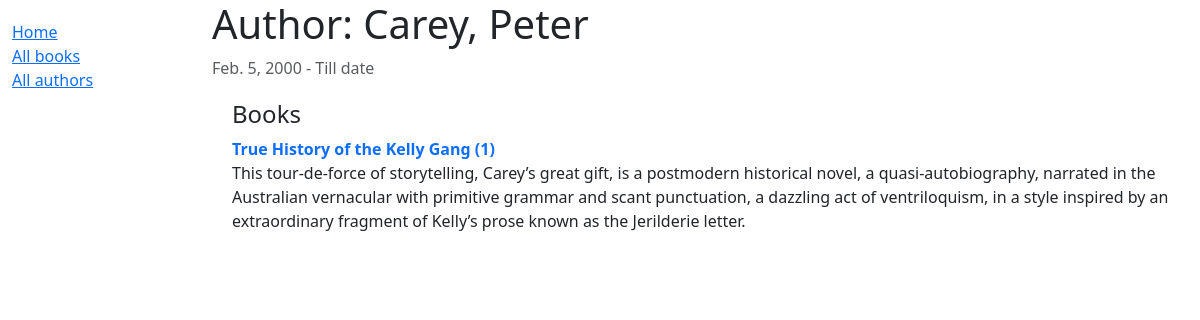
The app's page /catalog/author/1 with its own data.
### catalog/models.py (models this page shows, shortened)
class Author(models.Model):
    first_name = models.CharField(max_length=100)
    last_name = models.CharField(max_length=100)
    date_of_birth = models.DateField(null=True, blank=True)
    date_of_death = models.DateField('Died', null=True, blank=True)
    class Meta:
        ordering = ['last_name', 'first_name']
    def __str__(self):
        return f'{self.last_name}, {self.first_name}'

class Book(models.Model):
    title = models.CharField(max_length=200)
    author = models.ForeignKey('Author', on_delete=models.RESTRICT, null=True)
    summary = models.TextField(
        max_length=1000, help_text="Enter a brief description of the book")
    isbn = models.CharField('ISBN', max_length=13,
                            unique=True,
                            help_text='13 Character <a href="https://www.isbn-international.org/content/what-isbn">ISBN number </a>')
    genre = models.ManyToManyField(
        Genre, help_text="Select a genre for this book")
    language = models.ForeignKey(Language, on_delete=models.RESTRICT, null=True)
    def get_absolute_url(self):
        return reverse('book-detail', args=[str(self.id)])
    def display_genre(self):
        """Create a string for the Genre. This is required to display genre in Admin."""
        return ', '.join(genre.name for genre in self.genre.all()[:3])
    display_genre.short_description = 'Genre'  # column name

### catalog/views.py (the view)
# urls.py: path('author/<int:pk>', views.AuthorDetailView.as_view(), name='author-detail')
class AuthorDetailView(generic.DetailView):
    model = Author
    template_name = 'author_detail.html'

### catalog/templates/author_detail.html
{% extends "base_generic.html" %}
{% block content %}
  <h1>Author: {{ author }}</h1>
  <p class="text-muted">
    {{ author.date_of_birth }} -
    {% if author.date_of_death %}
      {{ author.date_of_death }}
    {% else %}
      Till date
    {% endif %}
  </p>
  <div style="margin-left:20px;margin-top:20px">
    <h4>Books</h4>
    {% for book in author.book_set.all %}
    <strong><a class="text-decoration-none" href="{{book.get_absolute_url}}">{{ book.title }} ({{book.id}})</a></strong>
      <p>
        {{ book.summary }}
      </p>
    {% endfor %}
  </div>
{% endblock %}

### records on screen
Author: date_of_birth "Feb. 5, 2000"
Book: title "True History of the Kelly Gang", id "1", summary "This tour-de-force of storytelling, Carey’s great gift, is a postmodern historical novel, a quasi-autobiography, narrated in the Australian vernacular with primitive grammar and scant punctuation, a dazzling act of ventriloquism, in a style inspired by an extraordinary fragment of Kelly’s prose known as the Jerilderie letter."
